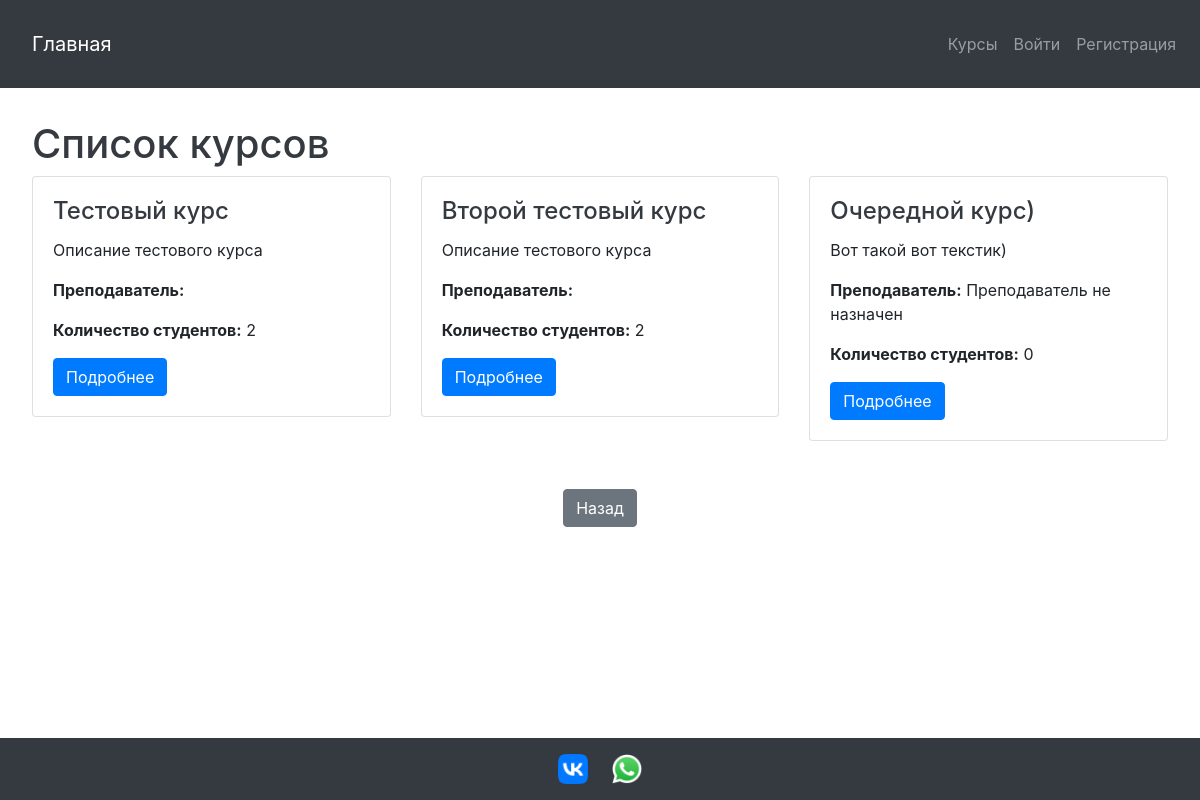
Page /courses/ on the committed database.
### app_itschool12_diplom/models.py (models this page shows, shortened)
class Course(models.Model):
    title = models.CharField("Название", max_length=255)
    description = models.TextField("Описание")
    start_date = models.DateField("Дата начала", null=True, blank=True)
    end_date = models.DateField("Дата окончания", null=True, blank=True)
    teacher = models.ForeignKey(User, on_delete=models.SET_NULL, null=True, blank=True, related_name='courses_taught', verbose_name="Преподаватель")
    students = models.ManyToManyField(Profile, related_name='courses_enrolled', blank=True, verbose_name="Студенты")
    class Meta:
        verbose_name = "Курс"
        verbose_name_plural = "Курсы"

### app_itschool12_diplom/views.py (the view)
# urls.py: path('courses/', views.course_list, name='course_list'),
def course_list(request):
    courses = Course.objects.all()
    return render(request, 'app_itschool12_diplom/course_list.html', {'courses': courses})

### app_itschool12_diplom/templates/app_itschool12_diplom/course_list.html
{% extends 'app_itschool12_diplom/base.html' %}
{% block content %}
    <h1>Список курсов</h1>
    {% if courses %}
        <div class="row">
            {% for course in courses %}
                <div class="col-md-4">
                    <div class="card mb-4">
                        <div class="card-body">
                            <h4 class="card-title">{{ course.title }}</h4>
                            <p class="card-text">{{ course.description }}</p>
                            <p><strong>Преподаватель:</strong> {% if course.teacher %}{{ course.teacher.first_name }} {{ course.teacher.last_name }}{% else %}Преподаватель не назначен{% endif %}</p>
                            <p><strong>Количество студентов:</strong> {{ course.students.count }}</p>
                            <a href="{% url 'course_detail' course.pk %}" class="btn btn-primary">Подробнее</a>
                        </div>
                    </div>
                </div>
            {% endfor %}
        </div>
        <div class="text-center mt-4">
            <a href="javascript:history.back()" class="btn btn-secondary">Назад</a>
        </div>
    {% else %}
        <p>Курсов пока нет.</p>
    {% endif %}
{% endblock %}

### app_itschool12_diplom/templates/app_itschool12_diplom/base.html (shortened to what this page needs)
{% load static %}
<!DOCTYPE html>
<html lang="ru">
<head>
    <link rel="stylesheet" href="{% static 'app_itschool12_diplom/css/style.css' %}">
    <link rel="stylesheet" href="https://stackpath.bootstrapcdn.com/bootstrap/4.5.2/css/bootstrap.min.css">
</head>
<body>
    <header>
        <nav class="navbar navbar-expand-lg navbar-dark bg-dark">
            <a class="navbar-brand" href="{% url 'index' %}">Главная</a>
            <div class="collapse navbar-collapse" id="navbarNav">
                <ul class="navbar-nav ml-auto">
                    <li class="nav-item">
                        <a class="nav-link" href="{% url 'course_list' %}">Курсы</a>
                    </li>
                    {% if user.is_authenticated %}
                        <li class="nav-item">
                            <a class="nav-link" href="{% url 'logout' %}">Выйти</a>
                        </li>
                    {% else %}
                        <li class="nav-item">
                            <a class="nav-link" href="{% url 'login' %}">Войти</a>
                        </li>
                        <li class="nav-item">
                            <a class="nav-link" href="{% url 'django_registration_register' %}">Регистрация</a>
                        </li>
                    {% endif %}
                </ul>
            </div>
        </nav>
    </header>
    <main>
        {% block content %}{% endblock %}
    </main>
    <footer>
        <div class="social-icons">
            <a href="https://vk.com/itschool12" target="_blank">
                <img src="{% static 'app_itschool12_diplom/images/vk_icon.png' %}" alt="ВКонтакте">
            </a>
            <a href="https://wa.me/+79093699289?text=Здравствуйте." target="_blank">
                <img src="{% static 'app_itschool12_diplom/images/whatsapp_icon.png' %}" alt="Whats App">
            </a>
        </div>
    </footer>
</body>
</html>

### app_itschool12_diplom/static/app_itschool12_diplom/css/style.css (style rules this page uses)
body { font-family: Arial, sans-serif; margin: 0; padding: 0; line-height: 1.6; background-color: #f8f9fa; color: #343a40; }
h1, h2, h3, h4, h5, h6 { margin: 1rem 0; color: #343a40; }
header { background-color: #343a40; color: #fff; padding: 1rem 0; }
nav { display: flex; justify-content: center; align-items: center; gap: 20px; }
nav a { color: #fff; text-decoration: none; padding: 0.5rem 1rem; border-radius: 5px; transition: background-color 0.3s ease; }
main { padding: 2rem; }
.btn-primary { background-color: #007bff; border-color: #007bff; color: #fff; padding: 0.5rem 1rem; border-radius: 5px; text-decoration: none; display: inline-block; transition: background-color 0.3s ease; }
footer { background-color: #343a40; color: #fff; text-align: center; padding: 1rem 0; position: fixed; left: 0; bottom: 0; width: 100%; }

### app_itschool12_diplom/templates/app_itschool12_diplom/base.html (style rules this page uses)
body { display: flex; flex-direction: column; min-height: 100vh; margin: 0; }
main { flex: 1; margin-bottom: 4rem; }
footer { background-color: #343a40; color: #fff; text-align: center; padding: 1rem 0; margin-top: auto; }
.social-icons a { display: inline-block; margin: 0 10px; }
.social-icons img { width: 30px; height: 30px; }

### rows in the picture
Course: title "Тестовый курс", description "Описание тестового курса", students.count "2"
Course: title "Второй тестовый курс", description "Описание тестового курса", students.count "2"
Course: title "Очередной курс)", description "Вот такой вот текстик)", shows "Преподаватель не назначен", students.count "0"
